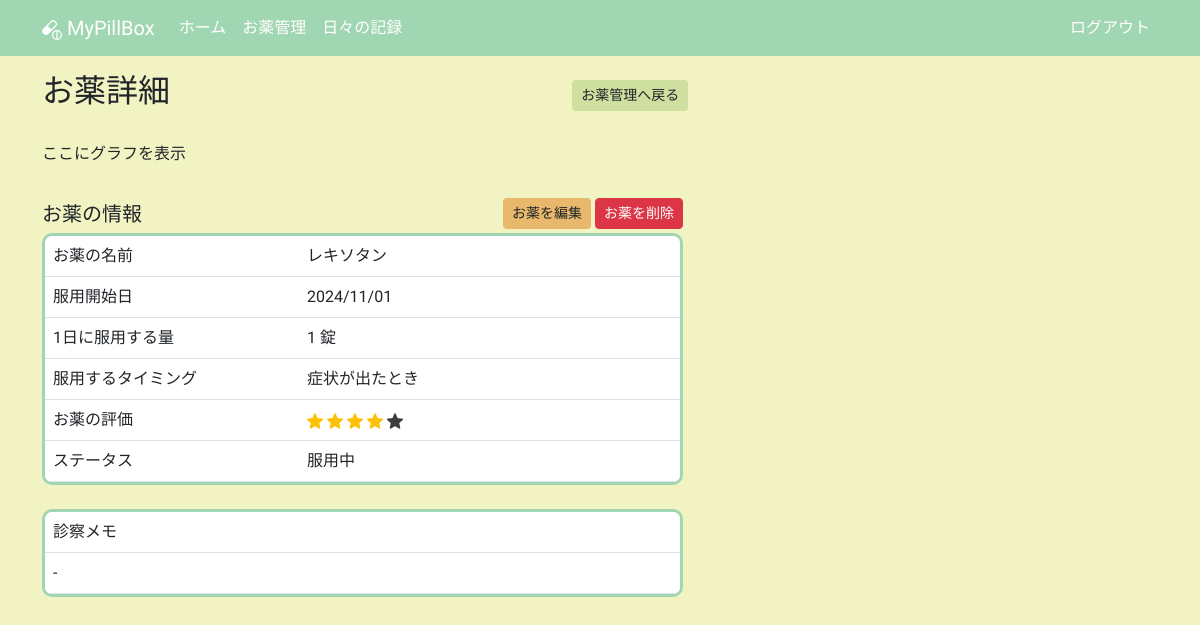
The app's page /medicine_detail/18 (signed in), older data.
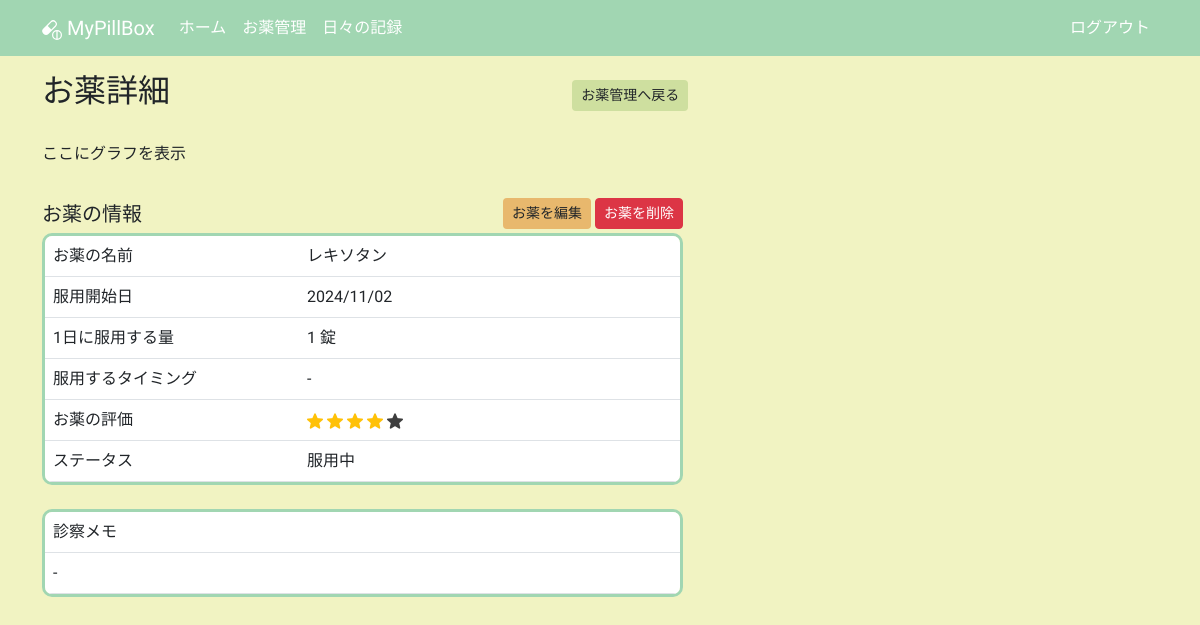
The same page, newer data.
### app/models.py (models this page shows, shortened)
class Medicine(db.Model):
    __tablename__ = "medicines"
    id: so.Mapped[int] = so.mapped_column(primary_key=True)
    name: so.Mapped[str] = so.mapped_column(sa.String(100))
    taking_start_date: so.Mapped[datetime.date] = so.mapped_column(sa.Date)
    dose_per_day: so.Mapped[Optional[float]]
    taking_timing: so.Mapped[Optional[str]] = so.mapped_column(sa.String(100))
    memo: so.Mapped[Optional[str]] = so.mapped_column(sa.Text)
    rating: so.Mapped[Optional[int]] = so.mapped_column(default=0)
    is_active: so.Mapped[bool] = so.mapped_column(sa.Boolean)
    taking_unit: so.Mapped[TakingUnit] = so.mapped_column(sa.Enum(TakingUnit))
    user_id: so.Mapped[int] = so.mapped_column(sa.ForeignKey(User.id))
    user: so.Mapped[User] = so.relationship(back_populates="medicines")

### app/routes.py (the view)
@app.route("/medicine_detail/<int:medicine_id>")
@login_required
def medicine_detail(medicine_id):
    title = "お薬詳細"
    form = EmptyForm()
    medicine = db.session.get(Medicine, medicine_id)
    if medicine is None or medicine.user_id != current_user.id:
        abort(404)
    return render_template(
        "medicine_detail.html", medicine=medicine, title=title, form=form
    )

### app/models.py (called while the page is built)
@login.user_loader
def load_user(id):
    return db.session.get(User, int(id))

### app/templates/medicine_detail.html (shortened to what this page needs)
{% extends "base.html" %}
{% block content %}
  <div class="col-12 col-lg-7 mb-3">
    <div class="mb-4 d-flex justify-content-between align-items-center">
      <h2>お薬詳細</h2>
      <a href="{{ url_for('medicines') }}" class="btn btn-sm btn-back">お薬管理へ戻る</a>
    </div>
  </div>
  <div class="row">
    <div class="col-12 col-lg-7 mb-3">
      <p>ここにグラフを表示</p>
    </div>
  </div>
  <div class="row">
    <div class="col-12 col-lg-7 mb-2">
      <div class="mb-1 d-flex justify-content-between align-items-center">
        <h5 class="mb-0">お薬の情報</h5>
        <div>
          <a href="{{ url_for('edit_medicine', medicine_id=medicine.id) }}"
             class="btn btn-custom btn-sm">お薬を編集</a>
          <button type="button"
                  class="btn btn-danger btn-sm"
                  data-bs-toggle="modal"
                  data-bs-target="#deletingModal">お薬を削除</button>
        </div>
      </div>
      <table class="table table-hover">
        <tr>
          <td style="width: 40%;">お薬の名前</td>
          <td style="width: 60%;">{{ medicine.name }}</td>
        </tr>
        <tr>
          <td style="width: 40%;">服用開始日</td>
          <td style="width: 60%;">{{ medicine.taking_start_date.strftime("%Y/%m/%d") }}</td>
        </tr>
        <tr>
          <td style="width: 40%;">1日に服用する量</td>
          <td style="width: 60%;">
            {% if not medicine.dose_per_day %}
              -
            {% elif (medicine.dose_per_day|string).split(".")[1] == "0" %}
              {{ medicine.dose_per_day|int }}
            {% else %}
              {{ medicine.dose_per_day }}
            {% endif %}
            {{ medicine.taking_unit.value }}
          </td>
        </tr>
        <tr>
          <td style="width: 40%;" class="sp-br-container">
            <span>服用する</span>
            <br>
            <span>タイミング</span>
          </td>
          <td style="width: 60%;">{{ medicine.taking_timing or "-" }}</td>
        </tr>
        <tr>
          <td style="width: 40%;">お薬の評価</td>
          <td style="width: 60%;">
            {% for i in range(0, medicine.rating) %}
              <img src="{{ url_for('static', filename='images/star_on.png') }}"
                   class="star-display rating-checked"
                   alt="star">
            {% endfor %}
            {% if medicine.rating < 5 %}
              {% for i in range(medicine.rating, 5) %}
                <img src="{{ url_for('static', filename='images/star_on.png') }}"
                     class="star-display"
                     alt="star">
              {% endfor %}
            {% endif %}
          </td>
        </tr>
        <tr>
          <td style="width: 40%;">ステータス</td>
          <td style="width: 60%;">
            {% if medicine.is_active == True %}
              服用中
            {% else %}
              服用していない
            {% endif %}
          </td>
        </tr>
      </table>
    </div>
  </div>
  <div class="row">
    <div class="col-12 col-lg-7 mb-3">
      <table class="table table-hover">
        <tr>
          <td>診察メモ</td>
        </tr>
        <tr>
          <td>{{ medicine.memo or "-" }}</td>
        </tr>
      </table>
    </div>
  </div>
{% endblock content %}

Row changes from the older to the newer data that the page shows:
changed Medicine "レキソタン": taking_start_date "2024/11/01" → "2024/11/02"; taking_timing "症状が出たとき" → "-"
